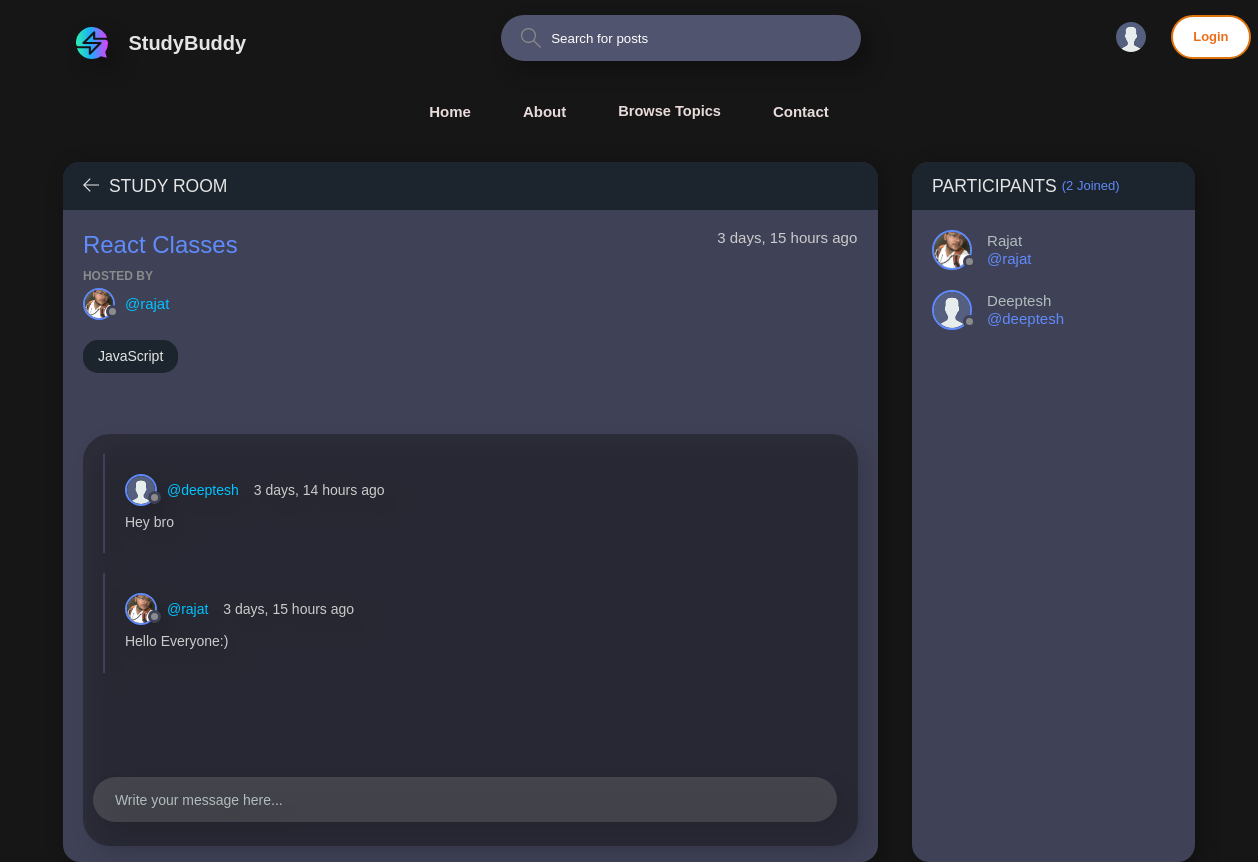
The page /room/23/ on the database its author committed.
### base/models.py (models this page shows, shortened)
class Room(models.Model):
    host = models.ForeignKey(User, on_delete=models.SET_NULL, null=True)
    topic = models.ForeignKey(Topic, on_delete=models.SET_NULL, null=True)
    name = models.CharField(max_length=200)
    description = models.TextField(null=True, blank=True)
    participants = models.ManyToManyField(
        User, related_name='participants', blank=True)
    updated = models.DateTimeField(auto_now=True)
    created = models.DateTimeField(auto_now_add=True)
    class Meta:
        ordering = ['-updated', '-created']

class User(AbstractUser):
    name = models.CharField(max_length=200, null=True)
    email = models.EmailField(unique=True, null=True)
    bio = models.TextField(null=True)
    avatar = models.ImageField(null=True, default="avatar.svg")
    USERNAME_FIELD = 'email'
    REQUIRED_FIELDS = []

class Topic(models.Model):
    name = models.CharField(max_length=200)
    def __str__(self):
        return self.name

class Message(models.Model):
    user = models.ForeignKey(User, on_delete=models.CASCADE)
    room = models.ForeignKey(Room, on_delete=models.CASCADE)
    body = models.TextField()
    updated = models.DateTimeField(auto_now=True)
    created = models.DateTimeField(auto_now_add=True)
    class Meta:
        ordering = ['-updated', '-created']

### base/views.py (the view, shortened to what this page needs)
# urls.py: path('room/<str:pk>/', views.room, name="room"),
def room(request, pk):
    room = Room.objects.get(id=pk)
    room_messages = room.message_set.all()
    participants = room.participants.all()
    context = {'room': room, 'room_messages': room_messages,
               'participants': participants}
    return render(request, 'base/room.html', context)

### base/templates/base/room.html (shortened to what this page needs)
{% extends 'main.html' %}
{% block content %}
<main class="profile-page layout layout--2">
  <div class="container">
    <div class="room">
      <div class="room__top">
        <div class="room__topLeft">
          <a href="{% url 'home' %}">
            <svg version="1.1" xmlns="http://www.w3.org/2000/svg" width="32" height="32" viewBox="0 0 32 32">
              <title>arrow-left</title>
              <path
                d="M13.723 2.286l-13.723 13.714 13.719 13.714 1.616-1.611-10.96-10.96h27.625v-2.286h-27.625l10.965-10.965-1.616-1.607z">
              </path>
            </svg>
          </a>
          <h3>Study Room</h3>
        </div>
      </div>
      <div class="room__box scroll">
        <div class="room__header scroll">
          <div class="room__info">
            <h3>{{room.name}}</h3>
            <span>{{room.created|timesince}} ago</span>
          </div>
          <div class="room__hosted">
            <p>Hosted By</p>
            <a href="{% url 'user-profile' room.host.id %}" class="room__author">
              <div class="avatar avatar--small">
                <img src="{{room.host.avatar.url}}" />
              </div>
              <span>@{{room.host.username}}</span>
            </a>
          </div>
          <span class="room__topics">{{room.topic}}</span>
        </div>
        <div class="room__conversation">
          <div class="threads scroll">
            {% for message in room_messages %}
            <div class="thread">
              <div class="thread__top">
                <div class="thread__author">
                  <a href="{% url 'user-profile' message.user.id %}" class="thread__authorInfo">
                    <div class="avatar avatar--small">
                      <img src="{{message.user.avatar.url}}" />
                    </div>
                    <span>@{{message.user.username}}</span>
                  </a>
                  <span class="thread__date">{{message.created|timesince}} ago</span>
                </div>
              </div>
              <div class="thread__details">
                {{message.body}}
              </div>
            </div>
            {% endfor %}
          </div>
        </div>
      </div>
      <div class="room__message">
        <form action="" method="POST">
          <input name="body" placeholder="Write your message here..." />
        </form>
      </div>
    </div>
    <div class="participants">
      <h3 class="participants__top">Participants <span>({{participants.count}} Joined)</span></h3>
      <div class="participants__list scroll">
        {% for user in participants %}
        <a href="{%  url 'user-profile' user.id %}" class="participant">
          <div class="avatar avatar--medium">
            <img src="{{user.avatar.url}}" />
          </div>
          <p>
            {{user.name}}
            <span>@{{user.username}}</span>
          </p>
        </a>
        {% endfor %}
      </div>
    </div>
  </div>
</main>
{% endblock content %}

### rows shown on the page
Room: name "React Classes", created "3 days, 15 hours", host.avatar (picture), host.username "rajat", topic "JavaScript"
Message: user.avatar (placeholder picture), user.username "deeptesh", created "3 days, 14 hours", body "Hey bro"
Message: user.avatar (picture), user.username "rajat", created "3 days, 15 hours", body "Hello Everyone:)"
User: avatar (picture), name "Rajat", username "rajat"
User: avatar (placeholder picture), name "Deeptesh", username "deeptesh"

### other values the page prints
{{ participants.count }} "2"
